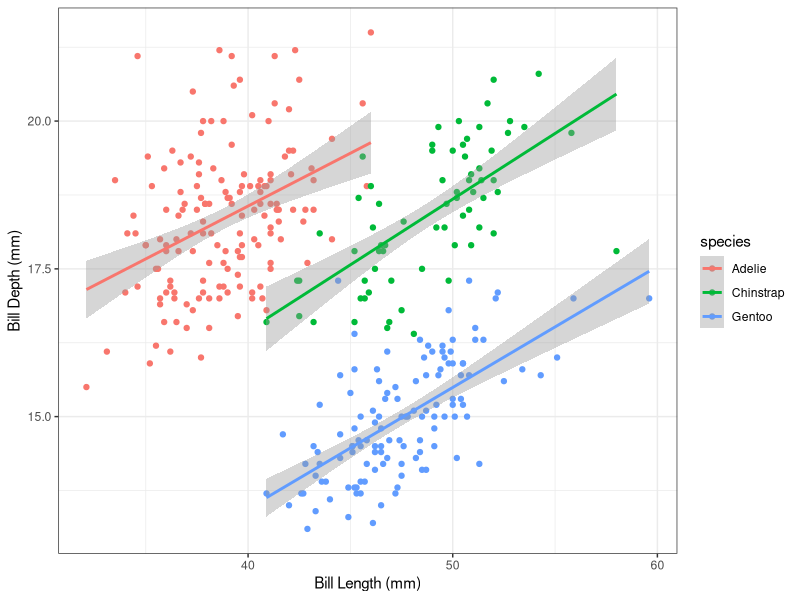
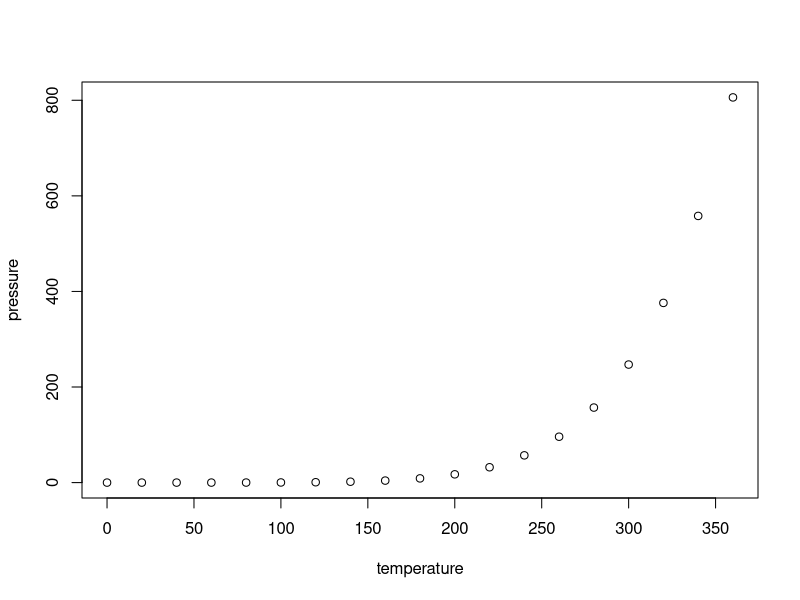

Source code (R) for these figures, in order:
## ---- chunk 1
knitr::opts_chunk$set(echo = TRUE,
                      message = FALSE,
                      warning = FALSE)
## ---- chunk 2
library(palmerpenguins)
library(tidyverse)
library(here)
## ---- chunk 3
glimpse(penguins)
## ---- chunk 4
penguins%>%
  ggplot(aes(x =bill_length_mm,
             y = bill_depth_mm,
             color = species)) +
  geom_point() +
  geom_smooth (method = "lm") +
  labs (x= "Bill Length (mm)",
        y = "Bill Depth (mm)") +
  theme_bw()
## ---- chunk 5
summary(cars)
## ---- chunk 6
plot(pressure)
